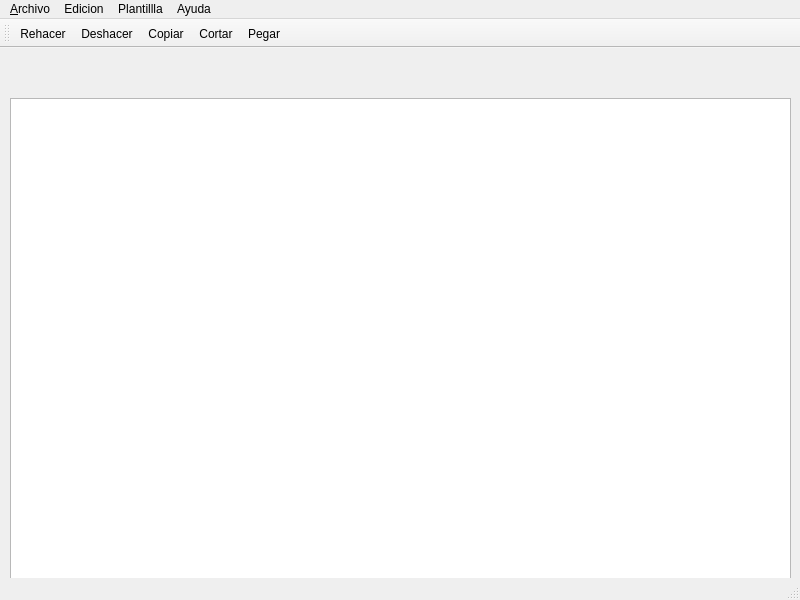
<?xml version="1.0" encoding="UTF-8"?>
<ui version="4.0">
 <class>MainWindow</class>
 <widget class="QMainWindow" name="MainWindow">
  <property name="geometry">
   <rect>
    <x>0</x>
    <y>0</y>
    <width>800</width>
    <height>600</height>
   </rect>
  </property>
  <property name="minimumSize">
   <size>
    <width>800</width>
    <height>600</height>
   </size>
  </property>
  <property name="maximumSize">
   <size>
    <width>800</width>
    <height>600</height>
   </size>
  </property>
  <property name="windowTitle">
   <string>OCCAM - Arquitectura de Maquinas</string>
  </property>
  <property name="styleSheet">
   <string notr="true"/>
  </property>
  <widget class="QWidget" name="centralWidget">
   <widget class="QTextEdit" name="textEdit">
    <property name="geometry">
     <rect>
      <x>10</x>
      <y>50</y>
      <width>781</width>
      <height>491</height>
     </rect>
    </property>
    <property name="font">
     <font>
      <family>Courier New</family>
      <pointsize>12</pointsize>
     </font>
    </property>
   </widget>
  </widget>
  <widget class="QMenuBar" name="menuBar">
   <property name="geometry">
    <rect>
     <x>0</x>
     <y>0</y>
     <width>800</width>
     <height>21</height>
    </rect>
   </property>
   <widget class="QMenu" name="menu_Nuevo">
    <property name="title">
     <string>&amp;Archivo</string>
    </property>
    <addaction name="action_Nuevo"/>
    <addaction name="separator"/>
    <addaction name="action_Abrir_Proyecto"/>
    <addaction name="separator"/>
    <addaction name="action_Cerrar_Proyecto"/>
    <addaction name="separator"/>
    <addaction name="action_Guardar_Proyecto"/>
    <addaction name="actionGuardar_Como"/>
   </widget>
   <widget class="QMenu" name="menuEdicion">
    <property name="title">
     <string>Edicion</string>
    </property>
    <addaction name="action_Rehacer"/>
    <addaction name="action_Deshacer"/>
    <addaction name="separator"/>
    <addaction name="action_Copiar"/>
    <addaction name="action_Cortar"/>
    <addaction name="action_Pegar"/>
   </widget>
   <widget class="QMenu" name="menuAyuda">
    <property name="title">
     <string>Ayuda</string>
    </property>
    <addaction name="action_Sobre_aplicacion"/>
    <addaction name="action_Guia_de_Usuario"/>
   </widget>
   <widget class="QMenu" name="menuPlantillla">
    <property name="title">
     <string>Plantillla</string>
    </property>
    <addaction name="action_Generar_Plantilla"/>
   </widget>
   <addaction name="menu_Nuevo"/>
   <addaction name="menuEdicion"/>
   <addaction name="menuPlantillla"/>
   <addaction name="menuAyuda"/>
  </widget>
  <widget class="QToolBar" name="mainToolBar">
   <attribute name="toolBarArea">
    <enum>TopToolBarArea</enum>
   </attribute>
   <attribute name="toolBarBreak">
    <bool>false</bool>
   </attribute>
   <addaction name="action_Rehacer"/>
   <addaction name="action_Deshacer"/>
   <addaction name="action_Copiar"/>
   <addaction name="action_Cortar"/>
   <addaction name="action_Pegar"/>
  </widget>
  <widget class="QStatusBar" name="statusBar"/>
  <action name="action_Abrir_Proyecto">
   <property name="text">
    <string>&amp;Abrir Proyecto</string>
   </property>
  </action>
  <action name="action_Cerrar_Proyecto">
   <property name="text">
    <string>&amp;Cerrar Proyecto</string>
   </property>
  </action>
  <action name="action_Guardar_Proyecto">
   <property name="text">
    <string>&amp;Guardar Proyecto</string>
   </property>
  </action>
  <action name="actionGuardar_Como">
   <property name="text">
    <string>Guardar &amp;Como</string>
   </property>
  </action>
  <action name="action_Rehacer">
   <property name="icon">
    <iconset resource="classwizard.qrc">
     <normaloff>:/Redo</normaloff>:/Redo</iconset>
   </property>
   <property name="text">
    <string>&amp;Rehacer</string>
   </property>
   <property name="shortcut">
    <string>Ctrl+R</string>
   </property>
  </action>
  <action name="action_Deshacer">
   <property name="icon">
    <iconset resource="classwizard.qrc">
     <normaloff>:/Undo</normaloff>:/Undo</iconset>
   </property>
   <property name="text">
    <string>&amp;Deshacer</string>
   </property>
   <property name="shortcut">
    <string>Ctrl+D</string>
   </property>
  </action>
  <action name="action_Copiar">
   <property name="icon">
    <iconset resource="classwizard.qrc">
     <normaloff>:/Images/Copy.png</normaloff>:/Images/Copy.png</iconset>
   </property>
   <property name="text">
    <string>&amp;Copiar</string>
   </property>
   <property name="shortcut">
    <string>Ctrl+C</string>
   </property>
  </action>
  <action name="action_Cortar">
   <property name="icon">
    <iconset resource="classwizard.qrc">
     <normaloff>:/Images/Cut.png</normaloff>:/Images/Cut.png</iconset>
   </property>
   <property name="text">
    <string>&amp;Cortar</string>
   </property>
   <property name="shortcut">
    <string>Ctrl+X</string>
   </property>
  </action>
  <action name="action_Pegar">
   <property name="icon">
    <iconset resource="classwizard.qrc">
     <normaloff>:/Images/Paste.png</normaloff>:/Images/Paste.png</iconset>
   </property>
   <property name="text">
    <string>&amp;Pegar</string>
   </property>
   <property name="shortcut">
    <string>Ctrl+V</string>
   </property>
  </action>
  <action name="action_Sobre_aplicacion">
   <property name="text">
    <string>&amp;Sobre  aplicacion</string>
   </property>
  </action>
  <action name="action_Guia_de_Usuario">
   <property name="text">
    <string>&amp;Guia de Usuario</string>
   </property>
  </action>
  <action name="action_Nuevo">
   <property name="text">
    <string>&amp;Nuevo</string>
   </property>
  </action>
  <action name="action_Generar_Plantilla">
   <property name="text">
    <string>&amp;Generar Plantilla</string>
   </property>
  </action>
 </widget>
 <layoutdefault spacing="6" margin="11"/>
 <resources>
  <include location="classwizard.qrc"/>
 </resources>
 <connections/>
</ui>
